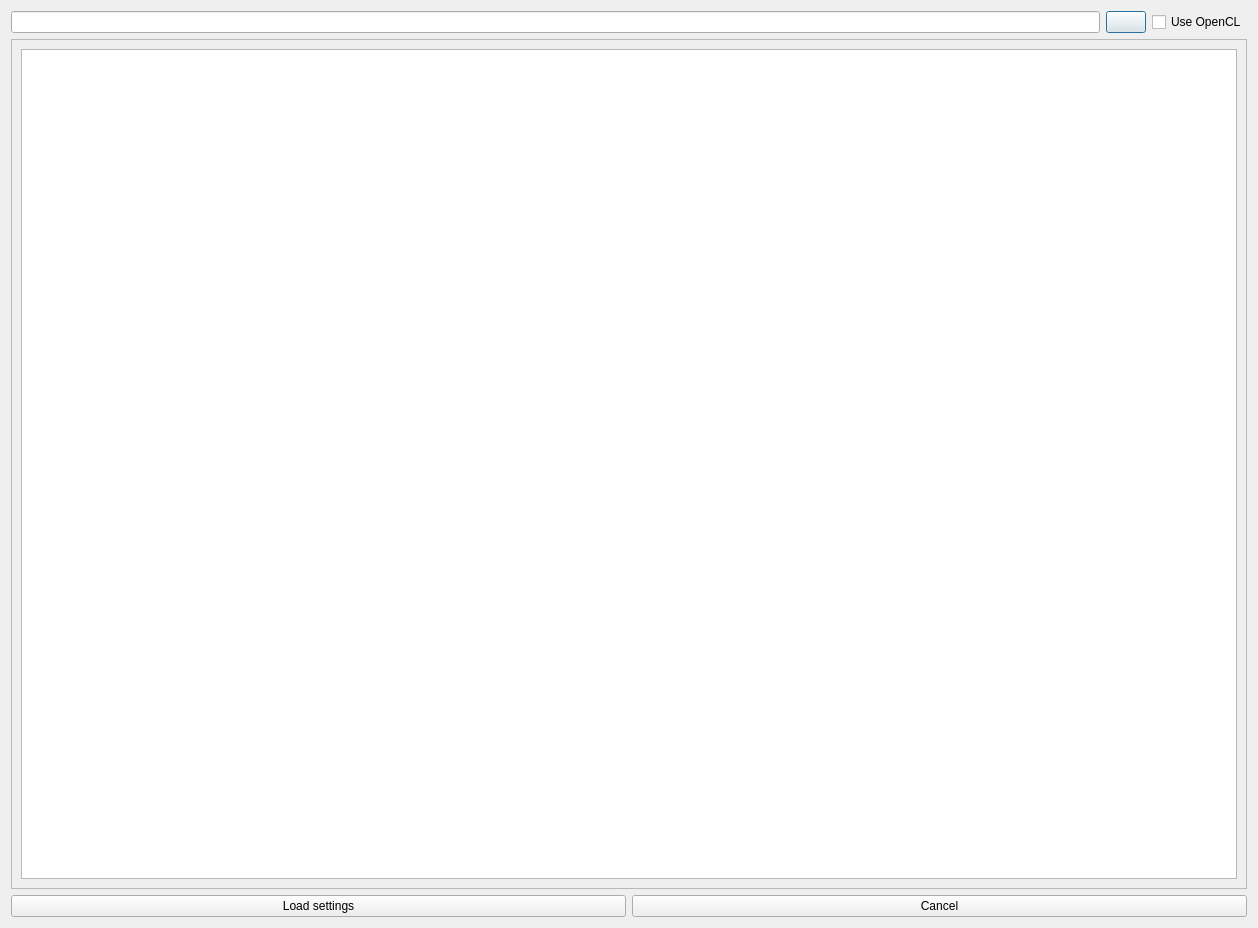
<?xml version="1.0" encoding="UTF-8"?>
<ui version="4.0">
 <class>cSettingsBrowser</class>
 <widget class="QDialog" name="cSettingsBrowser">
  <property name="geometry">
   <rect>
    <x>0</x>
    <y>0</y>
    <width>1258</width>
    <height>928</height>
   </rect>
  </property>
  <property name="windowTitle">
   <string>Dialog</string>
  </property>
  <layout class="QVBoxLayout" name="verticalLayout">
   <item>
    <layout class="QHBoxLayout" name="horizontalLayout">
     <item>
      <widget class="QLineEdit" name="lineEdit_folder"/>
     </item>
     <item>
      <widget class="QPushButton" name="pushButton_select_folder">
       <property name="text">
        <string/>
       </property>
       <property name="icon">
        <iconset theme="folder" resource="icons.qrc">
         <normaloff>:/system/icons/folder.svg</normaloff>:/system/icons/folder.svg</iconset>
       </property>
      </widget>
     </item>
     <item>
      <widget class="MyCheckBox" name="checkBox_useOpenCL">
       <property name="text">
        <string>Use OpenCL</string>
       </property>
      </widget>
     </item>
    </layout>
   </item>
   <item>
    <widget class="QScrollArea" name="scrollArea">
     <property name="widgetResizable">
      <bool>true</bool>
     </property>
     <widget class="QWidget" name="scrollAreaWidgetContents">
      <property name="geometry">
       <rect>
        <x>0</x>
        <y>0</y>
        <width>1242</width>
        <height>848</height>
       </rect>
      </property>
      <layout class="QVBoxLayout" name="verticalLayout_2">
       <item>
        <widget class="QTableWidget" name="tableWidget"/>
       </item>
      </layout>
     </widget>
    </widget>
   </item>
   <item>
    <layout class="QHBoxLayout" name="horizontalLayout_2">
     <item>
      <widget class="QPushButton" name="pushButton_load">
       <property name="text">
        <string>Load settings</string>
       </property>
      </widget>
     </item>
     <item>
      <widget class="QPushButton" name="pushButton_cancel">
       <property name="text">
        <string>Cancel</string>
       </property>
      </widget>
     </item>
    </layout>
   </item>
  </layout>
 </widget>
 <customwidgets>
  <customwidget>
   <class>MyCheckBox</class>
   <extends>QCheckBox</extends>
   <header>my_check_box.h</header>
  </customwidget>
 </customwidgets>
 <resources>
  <include location="icons.qrc"/>
 </resources>
 <connections/>
</ui>
